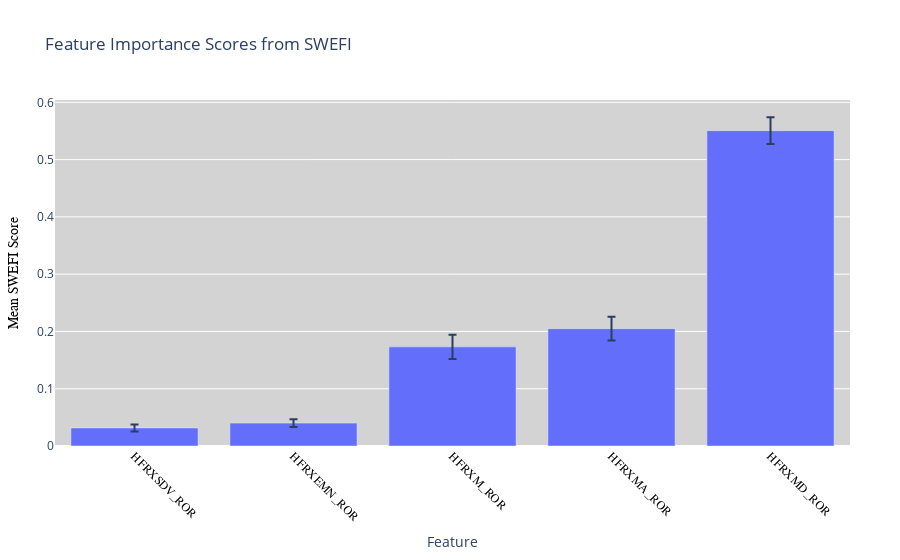

Notebook code for this chart:
### Code cell
# ------------------ Figure 3: Feature Importance Scores from SWEFI ------------------
# Here, we plot the mean feature importance scores with error bars showing standard deviation.
# Adjust the column names if your SWEFI result DataFrame differs.

# swefi_hf.compute_swefi_scores(percentage=percentage)
swefi_scores_hf = swefi_hf.get_swefi_scores()

# swefi_scores_hf.to_csv('swefi_hedge_fund_results.csv')
# print("SWEFI analysis on hedge fund data completed successfully!")

fig3 = go.Figure(data=[
    go.Bar(
        name="SWEFI Score",
        x=swefi_scores_hf.index,
        y=swefi_scores_hf['mean(SWEFI)'],
        error_y=dict(
            type='data',
            array=swefi_scores_hf['std(SWEFI)']
        )
    )
])

fig3.update_layout(
    title="Feature Importance Scores from SWEFI",
    xaxis_title="Feature",
    yaxis_title="Mean SWEFI Score",
    barmode='group',
    xaxis=dict(
        tickangle=45,
        tickfont=dict(
            family='Arial',
            size=12,
            color='black'
        )
    ),
    yaxis=dict(
        titlefont=dict(
            family='Arial',
            size=14,
            color='black'
        )
    ),
    margin=dict(l=50, r=50, b=100, t=100),
    paper_bgcolor='white',
    plot_bgcolor='lightgrey'
)
fig3.show()

### Figure 1 — Plotly figure (JSON) as saved in the notebook; plotly's stock layout.template omitted (floating-point values rounded to 4 significant figures)
{"data": [{"error_y": {"array": [0.006122, 0.006823, 0.02105, 0.02076, 0.02328], "type": "data"}, "name": "SWEFI Score", "type": "bar", "x": ["HFRXSDV_ROR", "HFRXEMN_ROR", "HFRXM_ROR", "HFRXMA_ROR", "HFRXMD_ROR"], "y": [0.03154, 0.04001, 0.1731, 0.2048, 0.5505]}], "layout": {"barmode": "group", "margin": {"b": 100, "l": 50, "r": 50, "t": 100}, "paper_bgcolor": "white", "plot_bgcolor": "lightgrey", "title": {"text": "Feature Importance Scores from SWEFI"}, "xaxis": {"tickangle": 45, "tickfont": {"color": "black", "family": "Arial", "size": 12}, "title": {"text": "Feature"}}, "yaxis": {"title": {"font": {"color": "black", "family": "Arial", "size": 14}, "text": "Mean SWEFI Score"}}}}
